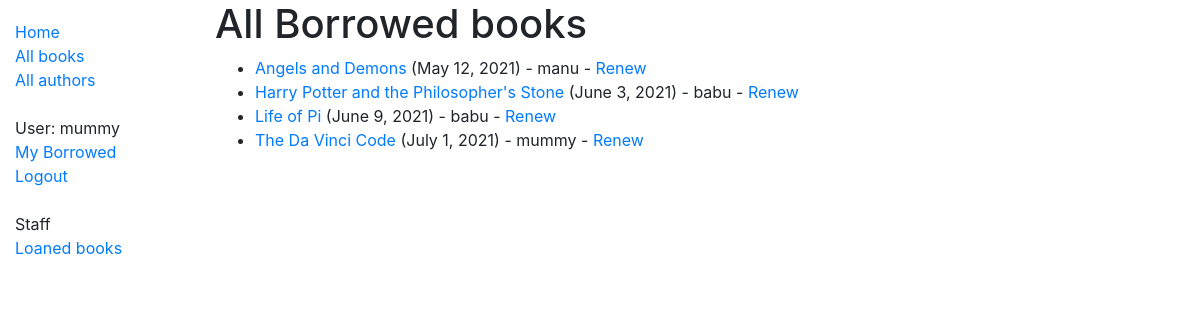
Page /catalog/loanedbooks/ (signed in) on the committed database.
### catalog/models.py (models this page shows, shortened)
class BookInstance(models.Model):
    id = models.UUIDField(primary_key=True, default=uuid.uuid4, help_text='Unique ID for this particular book across whole library')
    book = models.ForeignKey('Book', on_delete=models.RESTRICT, null=True)
    imprint = models.CharField(max_length=200)
    due_back = models.DateField(null=True, blank=True)
    borrower = models.ForeignKey(User, on_delete=models.SET_NULL, null=True, blank=True) #for part 8
    LOAN_STATUS = (
        ('m', 'Maintenance'),
        ('o', 'On loan'),
        ('a', 'Available'),
        ('r', 'Reserved'),
    )
    status = models.CharField(
        max_length=1,
        choices=LOAN_STATUS,
        blank=True,
        default='m',
        help_text='Book availability',
    )
    class Meta:
        ordering = ['due_back']
        permissions = (("can_mark_returned", "Set book as returned"),) #part 8 authentication
    @property
    def is_overdue(self):
        if self.due_back and date.today() > self.due_back:
            return True
        return False

class Book(models.Model):
    title = models.CharField(max_length=200)
    author = models.ForeignKey('Author',related_name='book_set', on_delete=models.SET_NULL, null=True)
    summary = models.TextField(max_length=1000, help_text='Enter a brief description of the book')
    isbn = models.CharField('ISBN', max_length=13, unique=True,
                             help_text='13 Character <a href="https://www.isbn-international.org/content/what-isbn">ISBN number</a>')
    genre = models.ManyToManyField(Genre, help_text='Select a genre for this book')
    language = models.ForeignKey('Language', on_delete=models.SET_NULL, null=True)
    def display_genre(self):
        """Create a string for the Genre. This is required to display genre in Admin."""
        return ', '.join(genre.name for genre in self.genre.all()[:3])
    display_genre.short_description = 'Genre'

### catalog/views.py (the view)
# urls.py: path('loanedbooks/', views.AllLoanedBooks.as_view(), name='loaned-books'),
class AllLoanedBooks(LoginRequiredMixin,generic.ListView):
    model = BookInstance
    template_name ='catalog/bookinstance_all_borrowed_books.html'
    paginate_by = 10
    def get_queryset(self):
        return BookInstance.objects.filter(status__exact='o').order_by('due_back')

### catalog/templates/catalog/bookinstance_all_borrowed_books.html
{% extends "base_generic.html" %}
{% block content %}
    <h1>All Borrowed books</h1>
    {% if perms.catalog.can_mark_returned %}
        {% if bookinstance_list %}
        <ul>
        {% for bookinst in bookinstance_list %}
        <li class="{% if bookinst.is_overdue %}text-danger{% endif %}">
            <a href="{% url 'book-detail' bookinst.book.pk %}">{{bookinst.book.title}}</a> ({{ bookinst.due_back }}) - {{ bookinst.borrower }}
            {% if perms.catalog.can_mark_returned %}- <a href="{% url 'renew-book-librarian' bookinst.id %}">Renew</a>  {% endif %}
        </li>
        {% endfor %}
        </ul>
        {% else %}
        <p>There are no books borrowed.</p>
        {% endif %}
    {% else %}
    <p>You don't have permission to view this page.</p>
    {% endif %}
{% endblock %}

### catalog/templates/base_generic.html (shortened to what this page needs)
<!DOCTYPE html>
<html lang="en">
<head>
  <link rel="stylesheet" href="https://cdn.jsdelivr.net/npm/bootstrap@4.5.3/dist/css/bootstrap.min.css">
  {% load static %}
  <link rel="stylesheet" href="{% static 'css/styles.css' %}">
</head>
<body>
  <div class="container-fluid">
    <div class="row">
      <div class="col-sm-2">
      {% block sidebar %}
        <ul class="sidebar-nav">
          <li><a href="{% url 'index' %}">Home</a></li>
          <li><a href="{% url 'books' %}">All books</a></li>
          <li><a href="{% url 'authors' %}">All authors</a></li>
          {% if user.is_authenticated %}
            <br><li>User: {{ user.get_username }}</li>
            <li><a href="{% url 'my-borrowed' %}">My Borrowed</a></li>
            <li><a href="{% url 'logout'%}?next={{request.path}}">Logout</a></li>
          {% else %}
            <li><a href="{% url 'login'%}?next={{request.path}}">Login</a></li>
          {% endif %}
          <br><li>Staff</li>
          {% if perms.catalog.can_mark_returned %}
            <li><a href="{% url 'loaned-books' %}">Loaned books</a></li>
          {% endif %}
        </ul>
     {% endblock %}
      </div>
      <div class="col-sm-10 ">{% block content %}{% endblock %}
      </div>
    </div>
  </div>
</body>
</html>

### catalog/static/css/styles.css (style rules this page uses)
.sidebar-nav { margin-top: 20px; padding: 0; list-style: none; }

### rows in the picture
BookInstance: book "Angels and Demons", due_back "May 12, 2021", borrower "manu"
BookInstance: book "Harry Potter and the Philosopher's Stone", due_back "June 3, 2021", borrower "babu"
BookInstance: book "Life of Pi", due_back "June 9, 2021", borrower "babu"
BookInstance: book "The Da Vinci Code", due_back "July 1, 2021", borrower "mummy"

### other values in the picture
{{ user.get_username }} "mummy"
